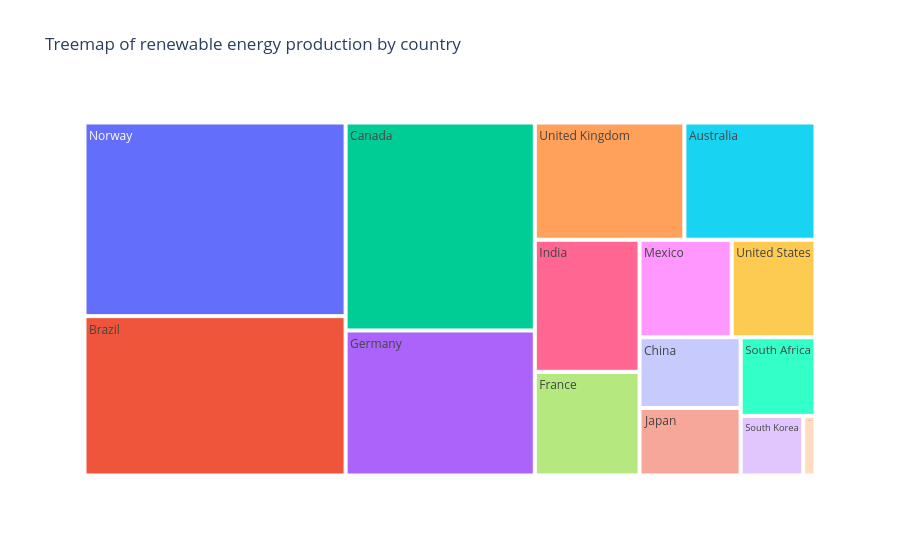
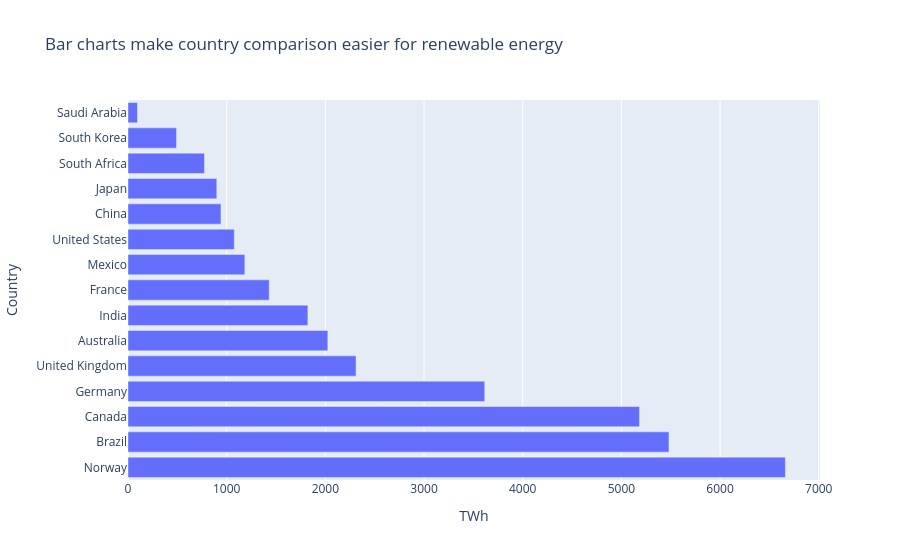

The notebook cell saved with these charts, in order:
### Markdown cell above
# Task 3 — Treemap vs Bar Chart

### Code cell
# Renewable sources
renewables = ['Hydro', 'Wind', 'Solar']

low_carbon = (
    df[df['Source'].isin(renewables)]
    .groupby('Country')['TWh']
    .sum()
    .reset_index()
    .sort_values(by='TWh', ascending=False)
)

# Treemap
fig1 = px.treemap(
    low_carbon,
    path=['Country'],
    values='TWh',
    title='Treemap of renewable energy production by country'
)

fig1.show()

# Bar chart
fig2 = px.bar(
    low_carbon.head(15),
    x='TWh',
    y='Country',
    orientation='h',
    title='Bar charts make country comparison easier for renewable energy'
)

fig2.show()

### Figure 1 — Plotly figure (JSON) as saved in the notebook; plotly's stock layout.template omitted (floating-point values rounded to 4 significant figures)
{"data": [{"branchvalues": "total", "domain": {"x": [0, 1], "y": [0, 1]}, "hovertemplate": "labels=%{label}<br>TWh=%{value}<br>parent=%{parent}<br>id=%{id}<extra></extra>", "ids": ["Norway", "Brazil", "Canada", "Germany", "United Kingdom", "Australia", "India", "France", "Mexico", "United States", "China", "Japan", "South Africa", "South Korea", "Saudi Arabia"], "labels": ["Norway", "Brazil", "Canada", "Germany", "United Kingdom", "Australia", "India", "France", "Mexico", "United States", "China", "Japan", "South Africa", "South Korea", "Saudi Arabia"], "name": "", "parents": ["", "", "", "", "", "", "", "", "", "", "", "", "", "", ""], "type": "treemap", "values": [6662.0, 5482.0, 5184.0, 3615.0, 2311.0, 2025.0, 1823.0, 1431.0, 1184.0, 1077.0, 942.0, 900.0, 775.0, 492.0, 96.0]}], "layout": {"legend": {"tracegroupgap": 0}, "title": {"text": "Treemap of renewable energy production by country"}}}

### Figure 2 — Plotly figure (JSON) as saved in the notebook; plotly's stock layout.template omitted (floating-point values rounded to 4 significant figures)
{"data": [{"hovertemplate": "TWh=%{x}<br>Country=%{y}<extra></extra>", "legendgroup": "", "marker": {"color": "#636efa", "pattern": {"shape": ""}}, "name": "", "orientation": "h", "showlegend": false, "textposition": "auto", "type": "bar", "x": [6662.0, 5482.0, 5184.0, 3615.0, 2311.0, 2025.0, 1823.0, 1431.0, 1184.0, 1077.0, 942.0, 900.0, 775.0, 492.0, 96.0], "xaxis": "x", "y": ["Norway", "Brazil", "Canada", "Germany", "United Kingdom", "Australia", "India", "France", "Mexico", "United States", "China", "Japan", "South Africa", "South Korea", "Saudi Arabia"], "yaxis": "y"}], "layout": {"barmode": "relative", "legend": {"tracegroupgap": 0}, "title": {"text": "Bar charts make country comparison easier for renewable energy"}, "xaxis": {"anchor": "y", "domain": [0, 1], "title": {"text": "TWh"}}, "yaxis": {"anchor": "x", "domain": [0, 1], "title": {"text": "Country"}}}}
